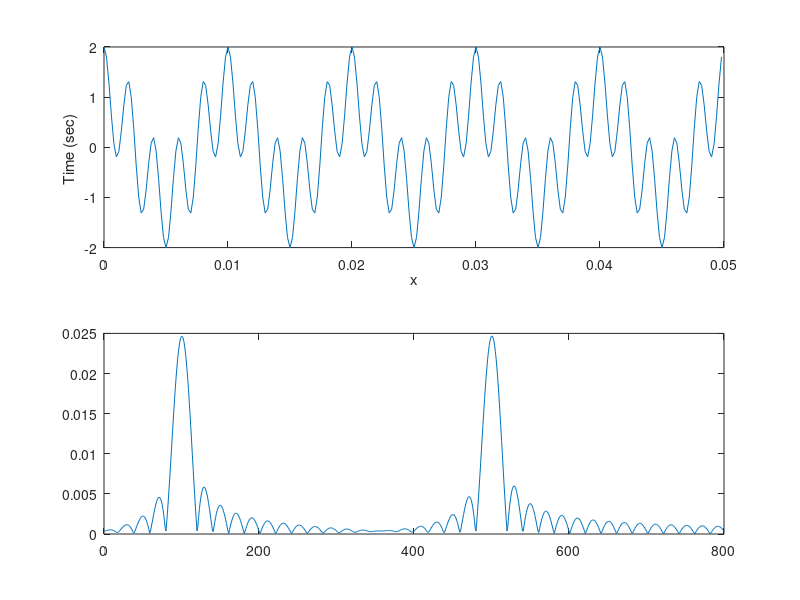

Recreate this plot in MATLAB.
%Amplitude Specturm of two frequency Signal

clc;
close all;
N=250;
ts=.0002;
t=(0:N-1)*ts;
x=cos(2*pi*100*t)+cos(2*pi*500*t);
subplot(2,1,1)
plot(t,x)
xlabel("x");
ylabel("Time (sec) ");


k=0;
for f=0:1:800
    k=k+1;
    X(k)=trapz(t,x.*exp(-1i*2*pi*f*t));
end
f=0:800;
subplot(2,1,2);
plot(f, abs(X));